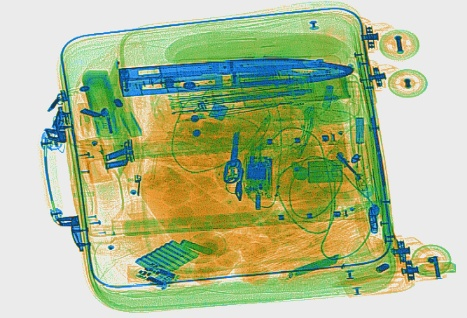
#> input picture nsmail.jpg, 467 x 318 px
$ python red_channel.py
#> lines starting #> are read from the running program, lines starting #| are printed output that depends on the picture; after the words box and inside, x2 and y2 are one past the last pixel; in counts of white or black regions, pixels touching at a corner belong together
import cv2
import numpy as np

# 读取原始图片和标记图片
image = cv2.imread('nsmail.jpg')
#> image is the input picture: shape (318, 467, 3); mean B, G, R 146.5, 189.5, 174.7
mask = cv2.imread('nsmail-1.jpg')
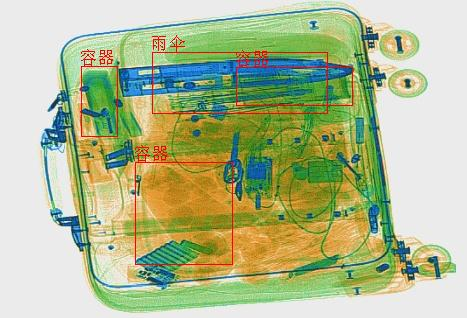
#> input picture nsmail-1.jpg, 467 x 318 px
#> mask is the input picture: shape (318, 467, 3); mean B, G, R 145.2, 187.3, 176.3

# 将原始图片和标记图片转换为HSV色彩空间
hsv_image = cv2.cvtColor(image, cv2.COLOR_BGR2HSV)
#> hsv_image: shape (318, 467, 3); mean H, S, V 36.7, 94.7, 200
hsv_mask = cv2.cvtColor(mask, cv2.COLOR_BGR2HSV)
#> hsv_mask: shape (318, 467, 3); mean H, S, V 36.4, 93.5, 198.7

lower_red = np.array([0, 50, 50])
upper_red = np.array([20, 255, 255])
mask1 = cv2.inRange(hsv_mask, lower_red, upper_red)
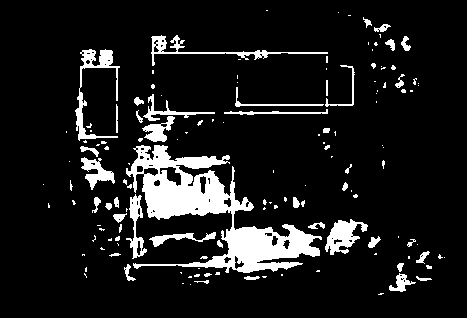
#> mask1: shape (318, 467); 10.7% white; 142 white regions (96 under 20 px), largest, box (x1, y1, x2, y2) and area: (126, 145, 322, 273) 8282, (75, 49, 120, 141) 957, (325, 219, 368, 255) 771

lower_red = np.array([160, 50, 50])
upper_red = np.array([180, 255, 255])
mask2 = cv2.inRange(hsv_mask, lower_red, upper_red)
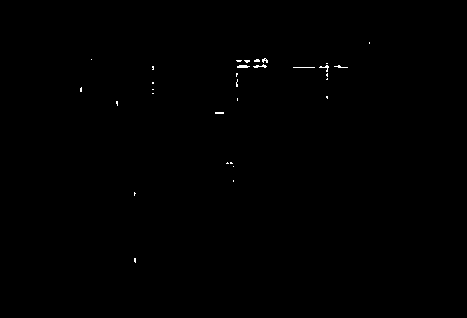
#> mask2: shape (318, 467); 0.2% white in thin lines or dots, all inside (x1, y1, x2, y2) = (80, 42, 370, 263)
red_mask = mask1 + mask2
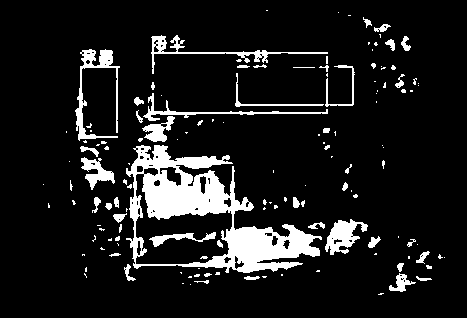
#> red_mask: shape (318, 467); 10.9% white; 139 white regions (92 under 20 px), largest, box (x1, y1, x2, y2) and area: (126, 145, 322, 273) 8797, (75, 49, 120, 141) 1030, (151, 35, 328, 74) 823

# 将红色掩码应用于原始图像
output = cv2.bitwise_and(image, image, mask = red_mask)
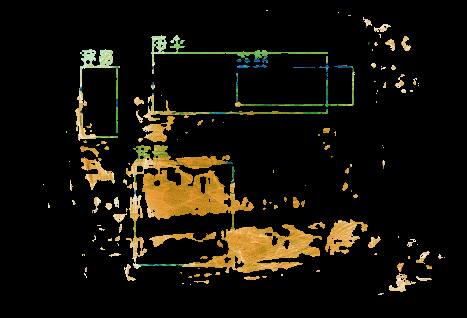
#> output: shape (318, 467, 3); mean B, G, R 8.9, 18.1, 21.6

# 显示结果
cv2.imshow("Red Region", output)
cv2.waitKey(0)
cv2.destroyAllWindows()
